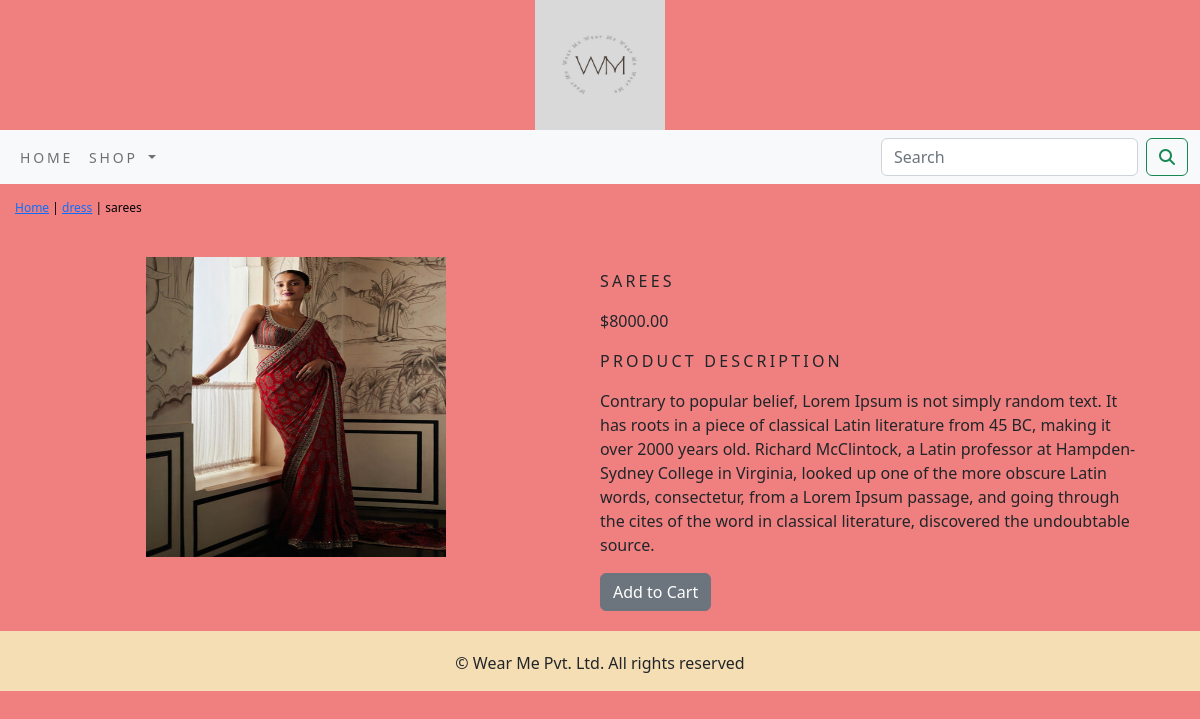
The page /shop/dress/sarees/ on the database its author committed.
### shop/models.py (models this page shows, shortened)
class Product(models.Model):
    name = models.CharField(max_length=250, unique=True)
    slug = models.SlugField(max_length=250, unique=True)
    description = models.TextField(blank=True)
    price = models.DecimalField(max_digits=10, decimal_places=2)
    category = models.ForeignKey(Category, on_delete=models.CASCADE)
    image = models.ImageField(upload_to='product', blank=True)
    stock = models.IntegerField()
    available = models.BooleanField(default=True)
    created = models.DateField(auto_now_add=True)
    updated = models.DateTimeField(auto_now=True)
    class Meta:
        ordering = ('name',)
        verbose_name = 'product'
        verbose_name_plural = 'products'

class Category(models.Model):
    name = models.CharField(max_length=250, unique=True)
    slug = models.SlugField(max_length=250, unique=True)
    description = models.TextField(blank=True)
    image = models.ImageField(upload_to='category', blank=True)
    class Meta:
        ordering = ('name',)
        verbose_name = 'category'
        verbose_name_plural = 'categories'
    def get_url(self):
        return  reverse('shop:products_by_category',args=[self.slug])
    def __str__(self):
        return '{}'.format(self.name)

### shop/views.py (the view)
# urls.py: path('<slug:c_slug>/<slug:product_slug>/',views.proDetail,name='prodCatdetail'),
def proDetail(request,c_slug,product_slug):
    try:
        product=Product.objects.get(category__slug=c_slug,slug=product_slug)
    except Exception as e:
        raise e
    return  render(request,'product.html',{'product':product})

### cart/context_processors.py (called while the page is built)
def counter(request):
    item_count=0
    if 'admin' in request.path:
        return {}
    else:
        try:
            cart=Cart.objects.filter(cart_id=_cart_id(request))
            car_items=CartItem.objects.all().filter(cart=cart[:1])
            for cart_item in car_items:
                item_count += cart_item.quantity
        except Cart.DoesNotExist:
            item_count =0
    return  dict(item_count=item_count)

### cart/views.py (called while the page is built)
def _cart_id(request):
    cart = request.session.session_key
    if not cart:
        cart = request.session.create()
    return cart

### shop/context_processors.py (called while the page is built)
def menu_links(request):
    links=Category.objects.all()
    return dict(menu_links=links)

### templates/product.html (shortened to what this page needs)
{% extends 'base.html' %}
{% load static %}
{% block content %}
<div class="row my_prod_row_class">
    <div class="mx_auto">
        <p> <a href="{% url 'shop:allProdCat' %}">Home</a>  | <a href="{{product.category.get_url}}">{{product.category}}</a> | {{product.name}}</p>
    </div>
    <div class="container">
</div>
<br>
<div class="row">
    <div class="col-12 col-sm-12 col-md-12 col-lg-6 text-center">
        <div style="min-width:18rem;">
            <img style="width:300px; height:300px;" src="{{product.image.url}}" alt="{{product.name}}">
        </div>
    </div>
    <div class="col-12 col-sm-12 col-md-12 col-lg-6">
        <div>
        <h1 class="my_prod_title">{{product.name}}</h1>
        <p>${{product.price}}</p>
        <p class="my_title">Product Description</p>
        <P class="text-justify my_prod_text">{{product.description}}</P>
        {% if product.stock <= 0 %}
        <p class="text-justify my_prod_text"><b>Out of Stock</b></p>
        {% else %}
        <a class="btn btn-secondary" href="{% url 'cart:add_cart' product.id %}"> Add to Cart</a>
        {% endif %}
    </div>
 </div>
</div>
{% endblock %}

### static/css/custom.css (style rules this page uses)
.my_title { font-size:16px; text-transform:uppercase; letter-spacing:.2em; }
.my_prod_row_class { padding:15px; padding-bottom:20px; }
.my_prod_row_class .mx_auto { color:#000; font-size:12px; text-decoration:none; }
.my_prod_title { font-size:16px; text-transform:uppercase; letter-spacing:.2em; padding-top:15px; padding-bottom:10px; }
.my_prod_text { padding-right:20px; }

### rows shown on the page
Product: category "dress", name "sarees", image (picture), name "SAREES", price "8000.00", description "Contrary to popular belief, Lorem Ipsum is not simply random text. It has roots in a piece of classical Latin literature from 45 BC, making it over 2000 years old. Richard McClintock, a Latin professor at Hampden-Sydney College in Virginia, looked up one of the more obscure Latin words, consectetur, from a Lorem Ipsum passage, and going through the cites of the word in classical literature, discovered the undoubtable source."
